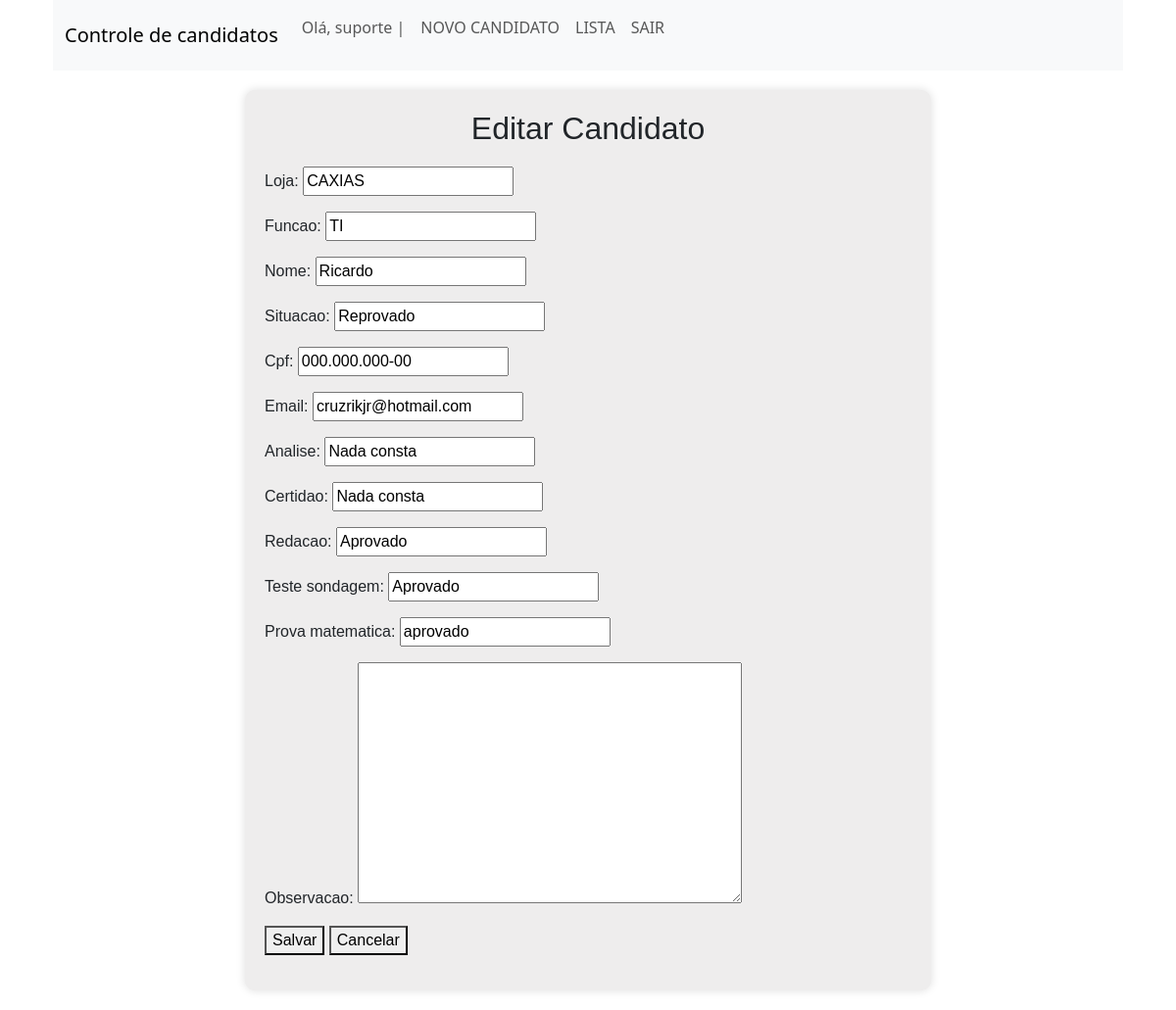
The page /editar/15 (signed in) on the database its author committed.
### candidatos/models.py (models this page shows, shortened)
class Candidato(models.Model):
    loja = models.CharField(max_length=100, null=True, blank=True)
    funcao = models.CharField(max_length=100,null=True, blank=True)
    nome = models.CharField(max_length=200, null=True, blank=True)
    situacao = models.CharField(max_length=50, null=True, blank=True)
    cpf = models.CharField(max_length=14, null=True, blank=True)
    email = models.EmailField(max_length=155,null=True, blank=True)
    analise = models.CharField(max_length=50, null=True, blank=True)
    certidao = models.CharField(max_length=50,null=True, blank=True)
    redacao = models.CharField(max_length=50,null=True, blank=True)
    teste_sondagem = models.CharField(max_length=255, null=True, blank=True)
    prova_matematica = models.CharField(max_length=50,null=True, blank=True)
    observacao = models.TextField(blank=True)

### candidatos/views.py (the view)
# urls.py: path('editar/<int:pk>', views.editar_candidado, name='editar_candidato'),
@login_required
def editar_candidado(request,pk):
    if not request.user.has_perm('candidatos.change_candidato'):
        return redirect('sem_permissao')
    candidato = get_object_or_404(Candidato, pk=pk)
    if request.method == "POST":
        form = CandidatoForm(request.POST, instance=candidato)
        if form.is_valid():
            form.save()
            return redirect('index')
    else:
        form = CandidatoForm(instance=candidato)
    return render(request, 'candidatos/form.html', {"form":form, "titulo": "Editar Candidato"})

### candidatos/forms.py
class CandidatoForm(forms.ModelForm):
    class Meta:
        model = Candidato
        fields = "__all__"

### candidatos/templates/candidatos/form.html (shortened to what this page needs)
{% extends "candidatos/base.html" %}
{% block content %}
{% load static %}
<link rel="stylesheet" href="{% static '/css/form.css' %}">
<div class="form-container">
    <h2 >{{ titulo }}</h2>
    <form method="POST">
        {{form.as_p}}
        <button type="submit">Salvar</button>
        <a href="{% url 'index' %}"> <button type = "button"> Cancelar </button> </a>
    </form>
</div>
{% endblock  %}

### candidatos/templates/candidatos/base.html (shortened to what this page needs)
<html>
<head>
    {% load static %}
    <link rel="stylesheet" href="{% static '/css/bootstrap.min.css' %}">
</head>
    <body>
        <div class = "container">
        <header>
            <div class = "container-sm">
                <nav class="navbar navbar-expand-lg bg-body-tertiary" >
                    <div class="container-fluid bg" >
                        <a class="navbar-brand"  >Controle de candidatos</a>
                            <div class="collapse navbar-collapse" id="navbarNav">
                                <ul class ="navbar-nav">
                                    {% if user.is_authenticated %}
                                        <p class="nav-link ">Olá, {{ user.username }}   |</p>
                                        {% if perms.candidatos.add_candidato %}
                                            <li class="nav-item">
                                                <a class="nav-link" aria-current="page" href="{% url 'novo_candidato' %}">NOVO CANDIDATO</a>
                                            </li>
                                        {% endif %}
                                        {% if perms.candidatos.view_candidato %}
                                            <li class="nav-item">
                                                <a class="nav-link"aria-current="page"  href="{% url 'index' %}">LISTA</a>
                                            </li>
                                        {% endif %}
                                        <li class="nav-item">
                                            <form action="{% url 'logout' %}" method="post">
                                                <button type="submit" aria-current="page" class="nav-link">
                                                    SAIR
                                                </button>
                                            </form>
                                        </li>
                                    {% endif %}
                                </ul>
                        </div>
                    </div>
                </nav>
                </div>
            </header>
            <main class="container-md">
                {% block content %}
                {% endblock %}
            </main>
        </div>
    </body>
</html>

### candidatos/static/css/form.css (style rules this page uses)
:root { --color1: #b9b8b7; --color2: #cbcac9; --color3: #dcdcdb; --color4: #eeeded; --color5: #ffffff; --black: #000; }
.form-container { max-width: 700px; margin: 20px auto; padding: 20px; background: var(--color4); border-radius: 10px; box-shadow: 0 0 10px #00000022; font-family: Arial, sans-serif; }
.form-container h2 { text-align: center; margin-bottom: 20px; }

### rows shown on the page
Candidato: loja "CAXIAS", funcao "TI", nome "Ricardo", situacao "Reprovado", cpf "000.000.000-00", email "cruzrikjr@hotmail.com", analise "Nada consta", certidao "Nada consta", redacao "Aprovado", teste_sondagem "Aprovado", prova_matematica "aprovado"

### other values the page prints
{{ user.username }} "suporte"
{{ titulo }} "Editar Candidato"
